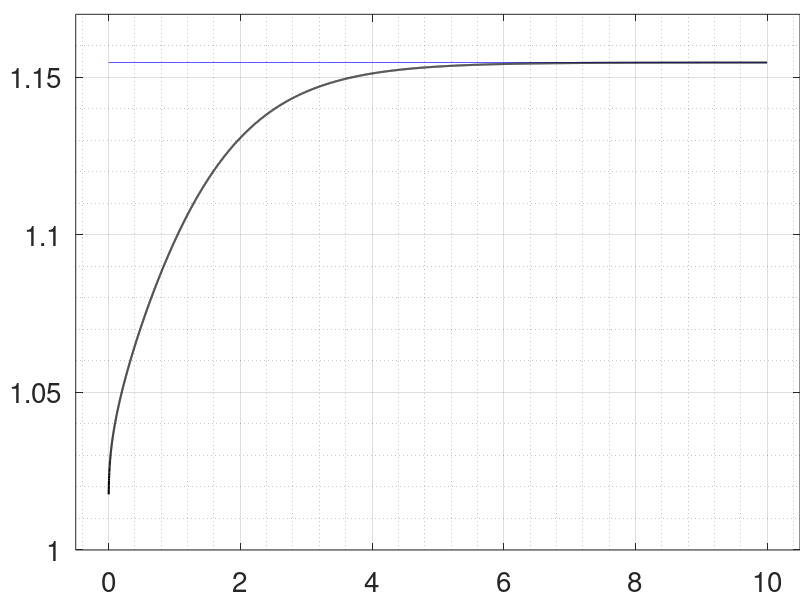

The MATLAB script that drew this image:
% FILE: makefig5.m
% hypdia20201028.m
% Based on :cmpRtri.m
% USES: widemarg.m
% Output: cmpRtri2.pdf
% From Mathematica: 
% 2020-10-22
% capJung[t_] := 
% 2 Pi/Log[(1 + 
%       Sqrt[1 + (Sqrt[4/3] Sinh[t/2])^2])/ (Sqrt[4/3] Sinh[t/2])]
%Plot[{ capJung[t]/( 2 Pi/Log[1/Tanh[t/4]])}, {t, 0.000001, 15}, 
% GridLines -> Automatic]
clear 
close all
uuu=sqrt(4/3);
capJung= @(t) 2*pi./log((1+sqrt(1+(uuu^2) * sinh(t/2).^2))./(uuu * sinh(t/2)));
capDisk=@(t) 2*pi./log(1./tanh(t/4));
t=0.001:0.001:10;
plot(t,(2/sqrt(3))*ones(size(t)),'-b',t,capJung(t)./capDisk(t),'k-','LineWidth',1.5)
grid on
grid('minor')
% widemarg(gcf)
set(gca,'FontSize',20)
set(gca,'LooseInset',get(gca,'TightInset'))
axis([-0.5 10.5  1.0 1.17])
print -dpdf cmpRtri_2
